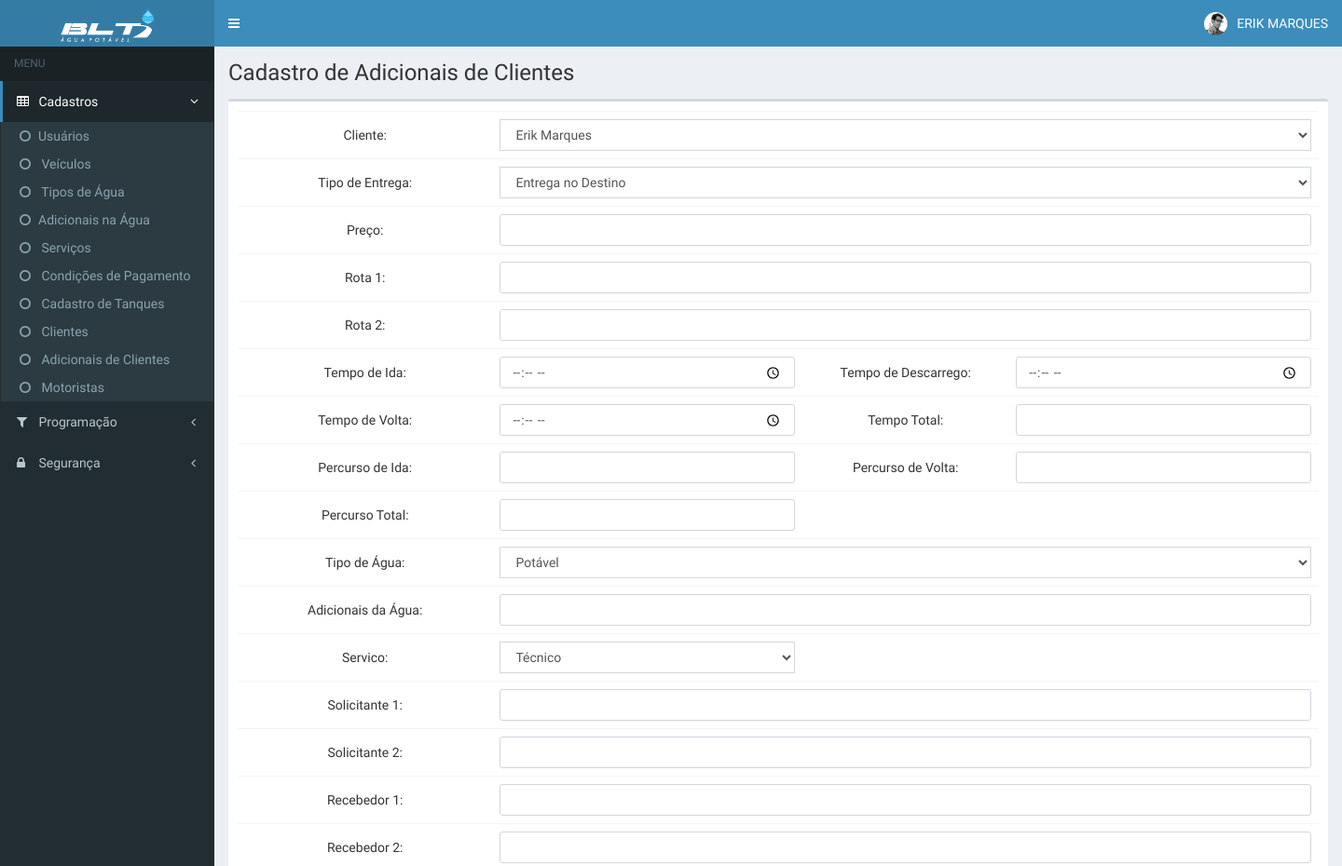
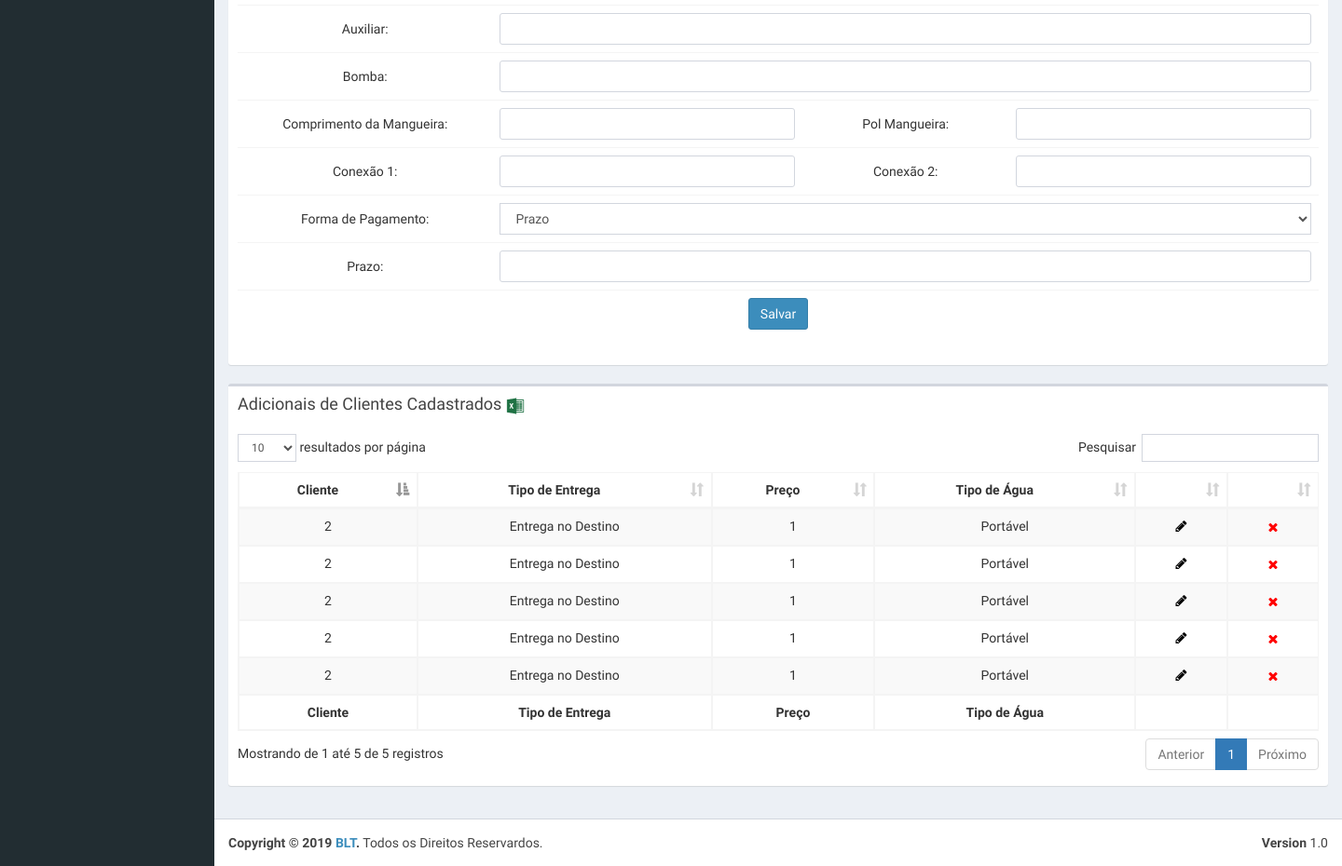
The app's page /pages/tables/cadClientesAdicionais.php (signed in) with its own data (2 pictures, top to bottom).
### tables this page shows
CREATE TABLE `cad_adicionais_clientes` (
  `id` int(11) NOT NULL,
  `data_inc` timestamp NOT NULL DEFAULT CURRENT_TIMESTAMP,
  `login_ad` varchar(20) NOT NULL,
  `cliente` varchar(20) NOT NULL,
  `t_entrega` varchar(100) NOT NULL,
  `preco` varchar(20) NOT NULL,
  `rota1` varchar(255) NOT NULL,
  `rota2` varchar(255) NOT NULL,
  `t_ida` time NOT NULL,
  `t_descarrego` time NOT NULL,
  `t_volta` time NOT NULL,
  `t_total` time NOT NULL,
  `p_ida` varchar(50) NOT NULL,
  `p_volta` varchar(50) NOT NULL,
  `p_total` varchar(50) NOT NULL,
  `t_agua` varchar(150) NOT NULL,
  `ad_agua` varchar(150) NOT NULL,
  `servico` varchar(150) NOT NULL,
  `solicit1` varchar(150) NOT NULL,
  `solicit2` varchar(150) NOT NULL,
  `recebedor1` varchar(150) NOT NULL,
  `recebedor2` varchar(150) NOT NULL,
  `auxiliar` varchar(150) NOT NULL,
  `bomba` varchar(150) NOT NULL,
  `comp_mangueira` varchar(100) NOT NULL,
  `pol_mangueira` varchar(100) NOT NULL,
  `conexao1` varchar(100) NOT NULL,
  `conexao2` varchar(100) NOT NULL,
  `f_pagamento` varchar(150) NOT NULL,
  `prazo` varchar(150) NOT NULL
);

### pages/tables/cadClientesAdicionais.php (the view, shortened to what the rows shown need)
<?php
include "../../_scripts/Functions.php";
$login = $_SESSION['login'];
$acess = dadosAcessso(dadosLogin($login));
$nome= dadosUsuario($login);
include "../../_scripts/config.php";
?>
<!DOCTYPE html>
<html>
  <head>
    <link rel="stylesheet" href="../../bootstrap/css/bootstrap.min.css">
    <link rel="stylesheet" href="https://maxcdn.bootstrapcdn.com/font-awesome/4.4.0/css/font-awesome.min.css">
    <link rel="stylesheet" href="https://code.ionicframework.com/ionicons/2.0.1/css/ionicons.min.css">
    <link rel="stylesheet" href="../../plugins/datatables/dataTables.bootstrap.css">
    <link rel="stylesheet" href="../../dist/css/AdminLTE.min.css">
    <link rel="stylesheet" href="../../dist/css/skins/_all-skins.min.css">
  </head>
  <body class="hold-transition skin-blue sidebar-mini">
    <div class="wrapper">
      <?php include "../../header.php"; ?>
      <div class="content-wrapper">
        <section class="content-header">
           <h1>
            Cadastro de Adicionais de Clientes
            <small>&nbsp;</small>
          </h1>
        </section>
        <section class="content">
          <div class="row">
            <div class="col-xs-12">
              <div class="box">
                <div class="box-body">
                  <table id="example1" class="table table-bordered table-striped">
                    <thead>
                      <tr>
                        <th style="text-align: center">Cliente</th>
                        <th style="text-align: center">Tipo de Entrega</th>
                        <th style="text-align: center">Preço</th>
                        <th style="text-align: center">Tipo de Água</th>
                        <th>&nbsp;</th>
                        <th>&nbsp;</th>
                      </tr>
                    </thead>
                    <tbody>
                      <?php
                          $sql = "SELECT *
                          FROM cad_adicionais_clientes
                          ORDER BY cliente ASC";
                          $query = $mysqli->query($sql);
                          while ($dados = $query->fetch_array()) {
                      ?>
                      <tr>
                        <td style="text-align: center"><?php echo  utf8_encode($dados['cliente']);?></td>
                        <td style="text-align: center"><?php echo  utf8_encode($dados['t_entrega']);?></td>
                        <td style="text-align: center"><?php echo  utf8_encode($dados['preco']);?></td>
                        <td style="text-align: center"><?php echo  utf8_encode($dados['t_agua']);?></td>
                        <td style="text-align: center">
                          <a href="http://45.224.131.85/blt/pages/tables/altCadClientesAdicionais.php?id=<?php echo $dados['id'];?>" style="color:#000;">
                            <i class="fa fa-pencil"></i>
                          </a>
                        </td>
                        <td style="text-align: center">
                          <form id="formulario2" method="post" action="../../_scripts/delet.php" role="form">
                              <button type="submit" value="submit" style="border: 0px; background: none">
                                <i style="color: red" class="fa fa-close"></i>
                              </button>
                          </form>
                        </td>
                      </tr>
                    <?php } ?>
                  </tbody>
                  <tfoot>
                    <tr>
                        <th style="text-align: center">Cliente</th>
                        <th style="text-align: center">Tipo de Entrega</th>
                        <th style="text-align: center">Preço</th>
                        <th style="text-align: center">Tipo de Água</th>
                        <th>&nbsp;</th>
                        <th>&nbsp;</th>
                    </tr>
                </tfoot>
                  </table>
                </div>
              </div>
            </div>
          </div>
        </section>
      </div>
    </div>
  </body>
</html>

### header.php (shortened to what the rows shown need)
<header class="main-header">
        <nav class="navbar navbar-static-top" role="navigation">
          <div class="navbar-custom-menu">
            <ul class="nav navbar-nav">
              <li class="dropdown user user-menu">
                <a href="#" class="dropdown-toggle" data-toggle="dropdown">
                  <img src="../../dist/img/user2-160x160.jpg" class="user-image" alt="User Image">
                  <span class="hidden-xs"><?php echo $nome[0]; ?></span>
                </a>
              </li>
            </ul>
          </div>
        </nav>
      </header>

### records on screen
cad_adicionais_clientes: cliente "2", t_entrega "Entrega no Destino", preco "1", t_agua "Portável"
cad_adicionais_clientes: cliente "2", t_entrega "Entrega no Destino", preco "1", t_agua "Portável"
cad_adicionais_clientes: cliente "2", t_entrega "Entrega no Destino", preco "1", t_agua "Portável"
cad_adicionais_clientes: cliente "2", t_entrega "Entrega no Destino", preco "1", t_agua "Portável"
cad_adicionais_clientes: cliente "2", t_entrega "Entrega no Destino", preco "1", t_agua "Portável"

### other values on screen
$nome[0] "ERIK MARQUES"
form field cp1 "Erik Marques"
form field cp13 "Potável"
form field cp15 "Técnico"
form field cp26 "Prazo"
